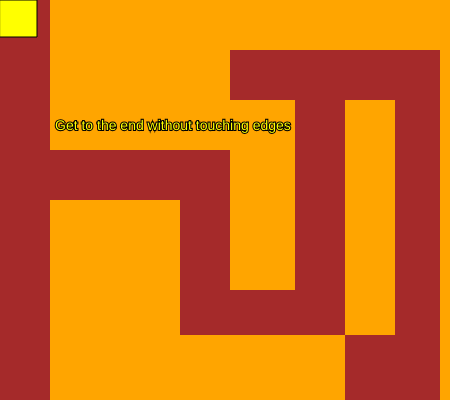
Frame 1 (no input)
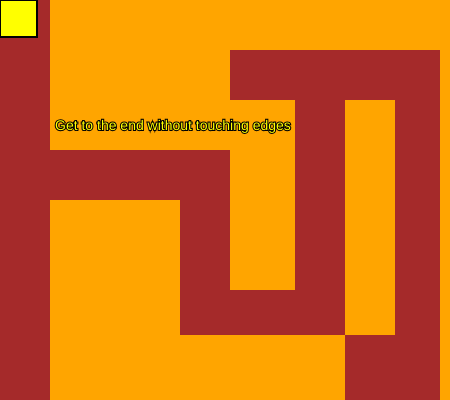
Frame 60 (no input)
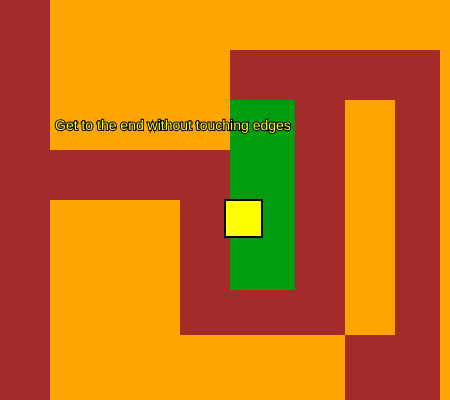
Frame 120 (the mouse pressed at the canvas centre since frame 60)

The p5.js sketch that drew these frames (run headless with seeded random() and noise() and a simulated clock; from frame 60 on, the mouse is pressed at the canvas centre):

// p5.js sketch
// ── sketch.js



function setup() {
  createCanvas(450, 400);
}

function draw() {
  background('brown');
 
  GameWorld() //custom function that draws first before other code
  //Game Environment that sets up the barriers for the collisions between the avatar and rectangle edges
   noStroke()
  if(mouseX + 37 > 50 && mouseX < 50 + 180 && mouseY + 37 > 0 && mouseY < 0 +150){  // all code which uses this essentially compares the location between the avatar and the rectangle, carrying out the if statement when both overlap eachother.
    fill(0, 157, 16)
    rect(50, 0, 180, 150 )
    } 

   // rect 1 
  
  
  if(mouseX + 37 > 50 && mouseX < 50 + 130 && mouseY + 37 > 200 && mouseY < 200 + 200){
    fill(0, 157, 16)
  rect(50, 200, 130, 200)}
  
  
  
  
  if(mouseX + 37 > 180 && mouseX < 180 +165 && mouseY + 37 > 335 && mouseY < 335+ 65){
    fill(0, 157, 16)
  rect(180, 335, 165, 65)}
  
 
  
  if(mouseX + 37 > 230 && mouseX < 230 + 65 && mouseY + 37 > 100 && mouseY < 100 + 190){
    fill(0, 157, 16)
  rect(230, 100, 65, 190)}
   
  
  if(mouseX + 37 > 230 && mouseX < 230 + 220 && mouseY + 37 > 0 && mouseY < 0 + 50){
     fill(0, 157, 16)
     rect(230, 0, 220, 50)
   }
  
 
  
 
  if(mouseX + 37 > 345 && mouseX < 345 + 50 && mouseY +37 > 100 && mouseY < 100 +235){
    fill(0, 157, 16)
    rect(345,100 , 50, 235)}
   //rect 5}
  
 
   
  
  if(mouseX +37 > 440 && mouseX < 440 + 10 && mouseY + 37 > 50 && mouseY < 50 + 350){
    fill(0, 157, 16)
  rect(440, 50, 10, 350)}
  
  
  
  {
  //Avatar which moves with mouseX and mouseY
  stroke(1)
  stroke(0.5)
  fill('yellow')
  rect(mouseX, mouseY, 37, 37)
  }
  Custom() // plugging the text custom function so that is it presented on the canvas
}
function Custom(){ // custom function that holds the code for the displayed instructions.
  textSize(14)
  stroke(0)
  strokeWeight(2)
  text('Get to the end without touching edges', 55, 130)
  
}

function GameWorld(){ // custom function which allows the rectangles to change colour singularly instead of together when the object comes in contact with it
  noStroke()
  fill('orange') // colours all collision rectangles instead of avatar
  rect(50, 0, 180, 150 )
  rect(50, 200, 130, 200)
  rect(180, 335, 165, 65)
  rect(230, 100, 65, 190)
  rect(230, 0, 220, 50)
  rect(345,100 , 50, 235)
  rect(440, 50, 10, 350)
}
